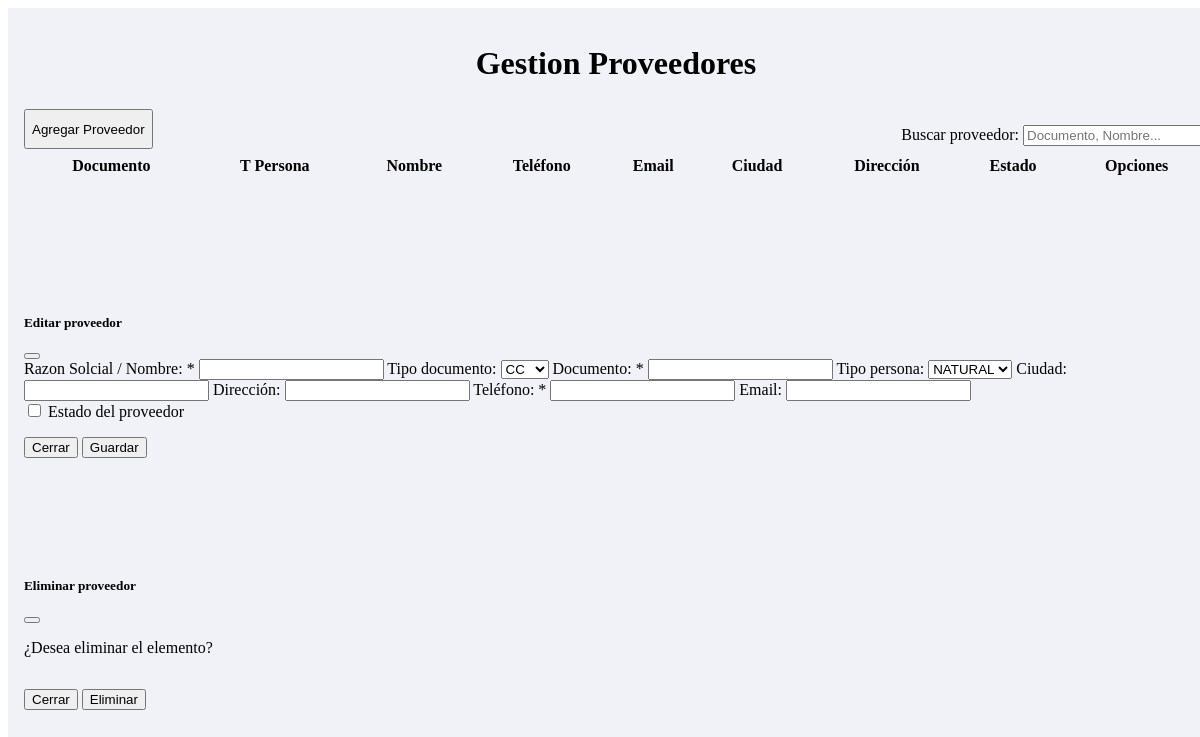
Before: /vista/html/proveedor/proveedores.php with the older database file.
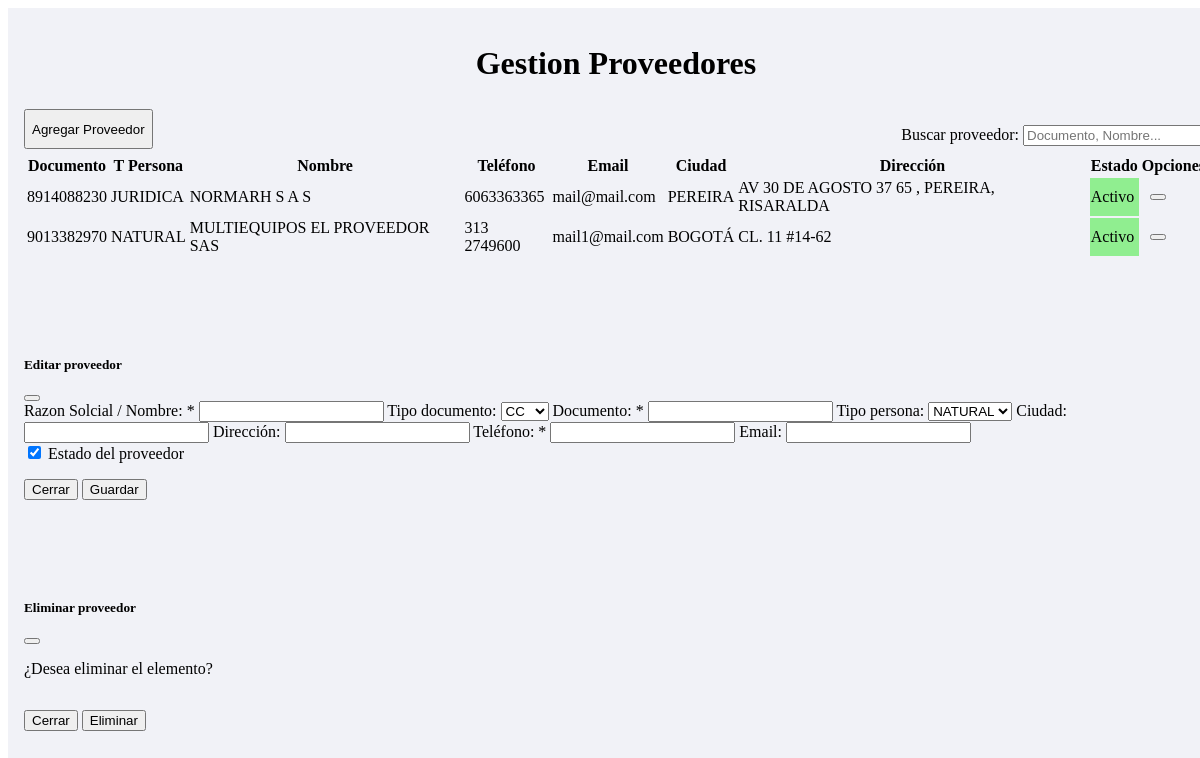
After: the same page with the newer database file.
### tables this page shows
CREATE TABLE `proveedores` (
  `documento` bigint unsigned NOT NULL,
  `tipoDocumento` enum('CC','CE','PAP','NIP','NIT','TI') NOT NULL,
  `tipoPersona` enum('NATURAL','JURIDICA') NOT NULL,
  `nombre` varchar(45) NOT NULL,
  `telefono` varchar(45) NOT NULL,
  `email` varchar(45) DEFAULT NULL,
  `ciudad` varchar(45) DEFAULT NULL,
  `direccion` varchar(80) DEFAULT NULL,
  `estado` tinyint NOT NULL DEFAULT '1',
  PRIMARY KEY (`documento`),
  UNIQUE KEY `documento_UNIQUE` (`documento`),
  UNIQUE KEY `email_UNIQUE` (`email`)
);

### vista/html/proveedor/proveedores.php (the view, shortened to what the changed rows need)
<head>
    <link rel="stylesheet" href="vista/css/proveedor/proveedor.css" />
    <link rel="stylesheet" href="vista/css/proveedor/modalProveedor.css" />
</head>
<?php
$mysqli = include(ROOT_PATH . "db.php");
$resultado = $mysqli->query("SELECT * FROM proveedores");
$rows = $resultado->fetch_all(MYSQLI_ASSOC);
?>
<div class="contenido-proveedores">
    <div class="titulo">
        <h1>Gestion Proveedores</h1>
    </div>
    <table class="table table-sm table-bordered grid-table">
        <thead>
            <tr>
                <th scope="col">Documento</th>
                <th scope="col">T Persona</th>
                <th scope="col">Nombre</th>
                <th scope="col">Teléfono</th>
                <th scope="col">Email</th>
                <th scope="col">Ciudad</th>
                <th scope="col">Dirección</th>
                <th scope="col">Estado</th>
                <th scope="col" colspan="2">Opciones</th>
            </tr>
        </thead>
        <tbody class="table-group-divider">
            <?php
            foreach ($rows as $row) {
            ?>
                <tr>
                    <td> <?php echo $row['documento']; ?></td>
                    <td> <?php echo $row['tipoPersona']; ?></td>
                    <td> <?php echo $row['nombre']; ?></td>
                    <td> <?php echo $row['telefono']; ?></td>
                    <td> <?php echo $row['email']; ?></td>
                    <td> <?php echo $row['ciudad']; ?></td>
                    <td> <?php echo $row['direccion']; ?></td>
                    <td class="estado_activo">
                        <?php
                        if ($row['estado'] == 1) {
                            echo 'Activo';
                        } else {
                            echo 'Inactivo';
                        }
                        ?>
                    </td>
                    <td><a class="btn btn-primary editbtn" onclick="selectProveedor(<?php echo $row['documento']; ?>)" data-bs-toggle="modal" data-bs-target="#editarModal"><i class="bi bi-pencil"></i></a></td>
                    <td><button class="btn btn-danger" onclick="delProveedor('<?php echo $row['documento']; ?>')" data-bs-toggle="modal" data-bs-target="#borrarModal"><i class="bi bi-trash"></i></button></td>
                </tr>
            <?php } ?>
        </tbody>
    </table>
    <div class="modal fade" id="editarModal" tabindex="-1" aria-labelledby="editModalLabel" aria-hidden="true">
        <div class="modal-dialog">
            <div class="modal-content">
                <div class="modal-body">
                    <form action="vista/html/proveedor/editarProveedor.php" method="POST" class="grid-form" id="edit-form">
                        <br>
                        <div class="form-check form-switch">
                            <input class="form-check-input" type="checkbox" role="switch" id="estado" value="1" <?php echo ($row['estado'] == 1) ? 'checked' : ""; ?>>
                            <label class="form-check-label" for="estado">Estado del proveedor</label>
                        </div>
                </div>
            </div>
        </div>
    </div>
</div>

Changed rows visible on the page:
added proveedores: documento "8914088230", tipoPersona "JURIDICA", nombre "NORMARH S A S", telefono "6063363365", email "mail@mail.com", ciudad "PEREIRA", direccion "AV 30 DE AGOSTO 37 65 , PEREIRA, RISARALDA", estado "Activo"
added proveedores: documento "9013382970", tipoPersona "NATURAL", nombre "MULTIEQUIPOS EL PROVEEDOR SAS", telefono "313 2749600", email "mail1@mail.com", ciudad "BOGOTÁ", direccion "CL. 11 #14-62", shows "Activo", estado "☑"
Other visible differences:
form field value: "☐" → (not shown)
